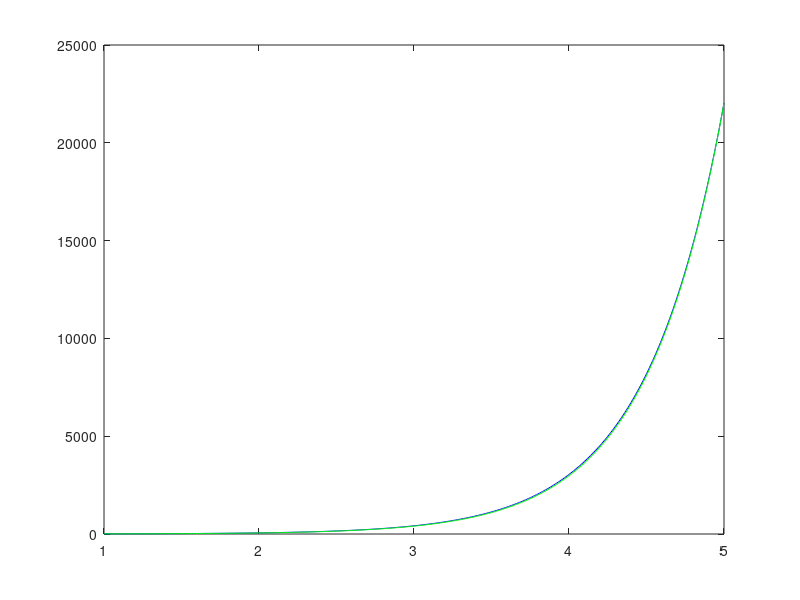

The MATLAB source for this figure:
%euler's method 1st order
h = 0.01;  
x = 1:h:5; 
y = zeros(size(x));
y(1) = 8; 
t = numel(y);
for n=1:t-1
    f = 2*y(n);
    y(n+1) = y(n) + h * f;
end
plot(x,y, 'b')
hold on
v = 1:h:5;
g = exp(2*v);
plot(v,g, 'g')
hold off